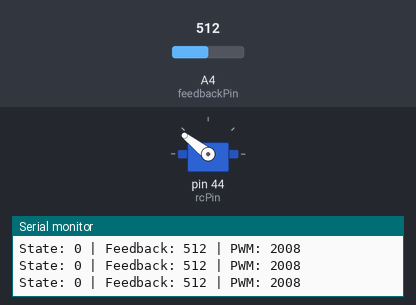
Simulated run of this sketch. Board: Arduino Mega 2560, built with avr-gcc and run on an emulated ATmega2560. Parts: servo, the last lines printed to the serial monitor. Inputs (shaded band) come from the test bench; at power-on: A4 (feedbackPin) = 512.

Above: at 1.7 s.
1.8 s: A4 (feedbackPin) set to 110
4.0 s: A4 (feedbackPin) set to 93
At 5.72 s:
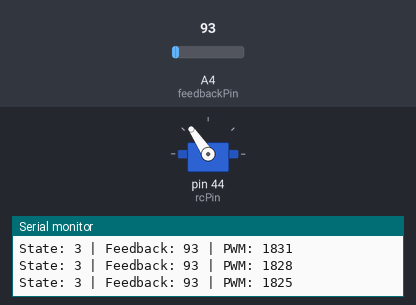
At 9.3 s:
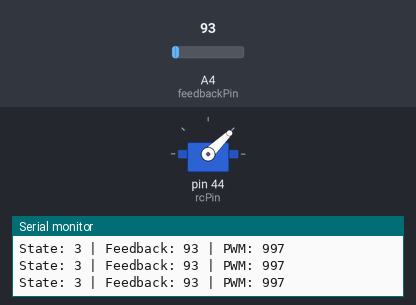
Timing chart, 0 to 10.8 s (numbered marks = the images above; inputs shaded):
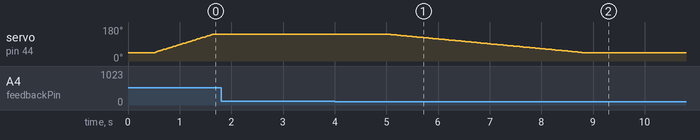

The sketch:

linear_actuator.ino
```cpp
#include <Servo.h>

// ==========================================
// 1. การตั้งค่าขา Pin (Pin Configuration)
// ==========================================
const int feedbackPin = A4;  // สาย Feedback ต่อเข้า A4
const int rcPin = 44;        // สาย RC (PWM) ต่อเข้า Pin 44

Servo actuator;

// ==========================================
// 2. กำหนดค่าตัวแปรขอบเขต (Thresholds & Limits)
// ==========================================
const int POS_RETRACTED = 600;  // ค่า Feedback เมื่อหดกลับสุด (สำหรับเริ่มวนลูปใหม่)
const int POS_SLOW_START = 300; // ค่า Feedback ที่เริ่มเปลี่ยนเป็นความเร็วช้า
const int POS_EXTENDED = 100;   // ค่า Feedback เป้าหมายเมื่อยืดสุด

// ==========================================
// 3. กำหนดค่าความเร็วและระยะเวลา (Speed & Timing)
// ==========================================
const int fastInterval = 1;     // ความเร็วช่วงขยับไว (มิลลิวินาทีต่อสเตป)
const int slowInterval = 5;    // ความเร็วช่วงขยับช้า (มิลลิวินาทีต่อสเตป)

const int fastExtendStep = 10;   // แต้ม PWM ที่บวกเพิ่มตอนยืดเร็ว
const int slowExtendStep = 1;   // แต้ม PWM ที่บวกเพิ่มตอนยืดช้า (นุ่มนวล)
const int fastRetractStep = 3;  // แต้ม PWM ที่ลดลงตอนหดกลับเร็ว

const unsigned long pauseDuration = 1000; // เวลาหยุดพักเมื่อยืดสุด (5 วินาที)

// ตัวแปรระบบภายใน
int servoPWM = 998;
unsigned long lastMoveTime = 0;
unsigned long pauseStartTime = 0;

// กำหนดสถานะการทำงาน (State Machine)
enum State { FAST_EXTEND, SLOW_EXTEND, PAUSE, FAST_RETRACT };
State currentState = FAST_EXTEND;

// ฟังก์ชันกรองสัญญาณรบกวน Analog
int readPositionSmoothly() {
  long sum = 0;
  for (int i = 0; i < 5; i++) {
    sum += analogRead(feedbackPin);
  }
  return sum / 5;
}

void setup() {
  Serial.begin(115200);
  actuator.attach(rcPin);

  // เซ็ตตำแหน่งเริ่มต้นที่จุดหดสุด
  servoPWM = 998;
  actuator.writeMicroseconds(servoPWM);
  delay(500);

  Serial.println("System Ready: Auto Sequence Started...");
}

void loop() {
  runAlignment();
  while (1) {
    Serial.println("x");
  }
}
```

linear.ino
```cpp
void runAlignment() {

  while (1) {

    int currentPos = readPositionSmoothly();

    // จัดการการทำงานตามสถานะปัจจุบัน
    switch (currentState) {

      // 1. ยืดออกช่วงแรก (แบบเร็ว)
      case FAST_EXTEND:
        if (millis() - lastMoveTime >= fastInterval) {
          if (servoPWM < 2000) servoPWM += fastExtendStep;
          actuator.writeMicroseconds(servoPWM);
          lastMoveTime = millis();
        }

        // เมื่อถึงค่าที่กำหนด ให้เปลี่ยนเป็นโหมดช้า
        if (currentPos <= POS_SLOW_START) {
          Serial.println("-> Reached slow threshold: Switching to SLOW mode");
          currentState = SLOW_EXTEND;
        }
        break;

      // 2. ยืดออกช่วงท้าย (แบบช้า)
      case POS_SLOW_START:
      case SLOW_EXTEND:
        if (millis() - lastMoveTime >= slowInterval) {
          if (servoPWM < 2000) servoPWM += slowExtendStep;
          actuator.writeMicroseconds(servoPWM);
          lastMoveTime = millis();
        }

        // เมื่อถึงระยะยืดสุด ให้หยุดและเริ่มจับเวลาพัก 5 วินาที
        if (currentPos <= POS_EXTENDED) {
          Serial.println("-> Reached MAX extension: Pausing for 5 seconds");
          pauseStartTime = millis();
          currentState = PAUSE;
        }
        break;

      // 3. หยุดรอ 5 วินาทีที่ตำแหน่งยืดสุด
      case PAUSE:
        actuator.writeMicroseconds(servoPWM); // ล็อคตำแหน่งไว้

        if (millis() - pauseStartTime >= pauseDuration) {
          Serial.println("-> Pause finished: Retracting fast");
          currentState = FAST_RETRACT;
        }
        break;

      // 4. หดกลับ (แบบเร็ว)
      case FAST_RETRACT:
        if (millis() - lastMoveTime >= fastInterval) {
          if (servoPWM > 998) servoPWM -= fastRetractStep;
          actuator.writeMicroseconds(servoPWM);
          lastMoveTime = millis();
        }

        // เมื่อหดกลับมาถึงตำแหน่งเริ่มต้น ให้วนลูปใหม่
        if (currentPos >= POS_RETRACTED) {
          Serial.println("-> Fully retracted: Restarting cycle");
          break;
        }
        break;
    }

    // แสดงผลเช็คสถานะผ่าน Serial Monitor
    Serial.print("State: ");
    Serial.print(currentState);
    Serial.print(" | Feedback: ");
    Serial.print(currentPos);
    Serial.print(" | PWM: ");
    Serial.println(servoPWM);

    delay(10);


  }


}
```

Measured:
- the behaviour switches between 101 and 100 on A4 (feedbackPin) (found by bisection; images 0 and 1)
- after the input at 4.0 s, servo on pin 44 (rcPin): moves from 142° to 44° over 3.8 s, starting after 1.0 s
